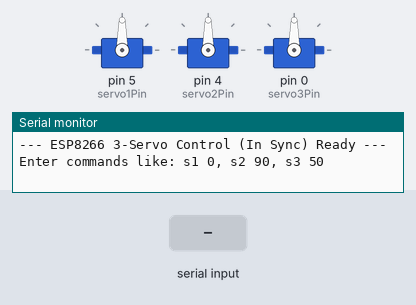
Simulated run of this sketch. Board: Arduino Uno, built with avr-gcc and run on an emulated ATmega328P. On the bench: 3 × servo, the last lines printed to the serial monitor. The test bench sets the inputs (shaded band).

Above: at 1.2 s.
1.3 s: "s1 ,45\n" received over Serial
At 1.8 s:
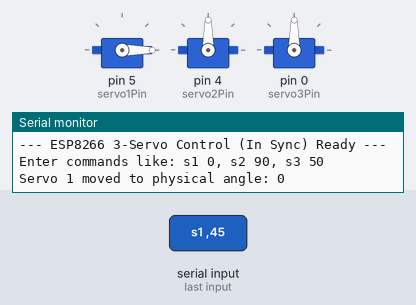
2.8 s: "s3 ,45\n" received over Serial
At 4.0 s:
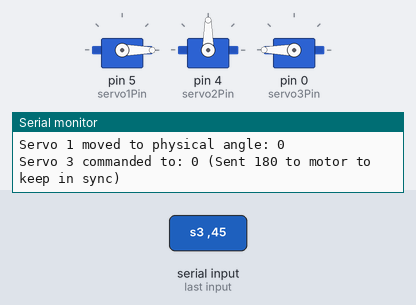
4.3 s: "s1 90\n" received over Serial
At 5.3 s:
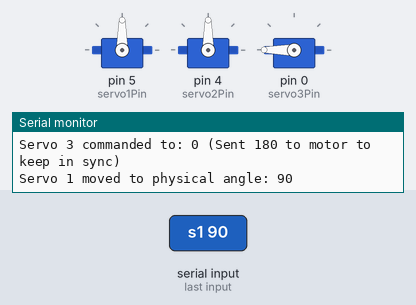
5.8 s: "s2 ,45\n" received over Serial
At 6.4 s:
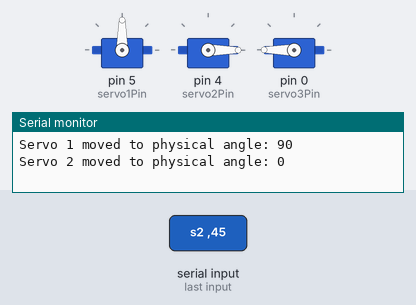
7.3 s: "s3 90\n" received over Serial
At 7.6 s:
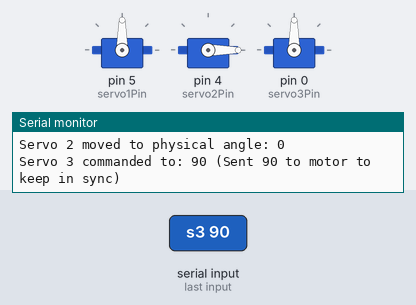
8.8 s: "s2 90\n" received over Serial
At 9.9 s:
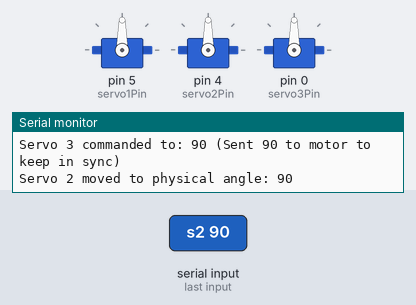
Timing chart, 0 to 11.3 s (numbered marks = the images above; inputs shaded):
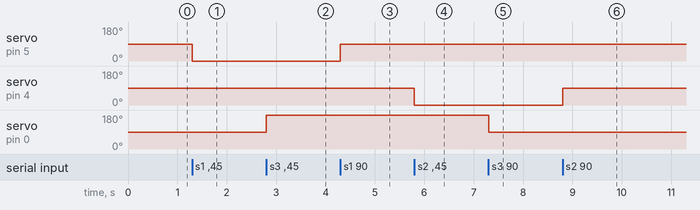

The sketch:

82663servo.ino
```cpp
#include <Servo.h>

// Create servo objects
Servo servo1;
Servo servo2;
Servo servo3;

// Define pins
const int servo1Pin = 5; // D1 on ESP8266
const int servo2Pin = 4; // D2 on ESP8266
const int servo3Pin = 0; // D3 on ESP8266

void setup() {
  // Initialize Serial Monitor
  Serial.begin(115200);
  delay(10);

  // Attach servos to pins
  servo1.attach(servo1Pin);
  servo2.attach(servo2Pin);
  servo3.attach(servo3Pin);

  // Set initial safe positions (In sync at 90 degrees)
  servo1.write(90);
  servo2.write(90);
  servo3.write(180 - 90); // Matches Servo 2's physical 90

  Serial.println("--- ESP8266 3-Servo Control (In Sync) Ready ---");
  Serial.println("Enter commands like: s1 0, s2 90, s3 50");
}

void loop() {
  // Check if data is available in the Serial Buffer
  if (Serial.available() > 0) {
    // Read the incoming string until a newline character
    String command = Serial.readStringUntil('\n');
    command.trim(); // Remove any accidental spaces or hidden characters

    // Parse the command
    if (command.startsWith("s1 ")) {
      int angle = command.substring(3).toInt(); // Extract the number
      angle = constrain(angle, 0, 180);         // Keep within limits
      servo1.write(angle);
      Serial.print("Servo 1 moved to physical angle: ");
      Serial.println(angle);
    }
    else if (command.startsWith("s2 ")) {
      int angle = command.substring(3).toInt();
      angle = constrain(angle, 0, 180);
      servo2.write(angle);
      Serial.print("Servo 2 moved to physical angle: ");
      Serial.println(angle);
    }
    else if (command.startsWith("s3 ")) {
      int angle = command.substring(3).toInt();
      angle = constrain(angle, 0, 180);

      // Vise-versa fix: Invert the angle so s3 matches s2 physically
      int invertedAngle = 180 - angle;
      servo3.write(invertedAngle);

      Serial.print("Servo 3 commanded to: ");
      Serial.print(angle);
      Serial.print(" (Sent ");
      Serial.print(invertedAngle);
      Serial.println(" to motor to keep in sync)");
    }
    else {
      Serial.println("Invalid Command! Use: s1 [0-180], s2 [0-180], or s3 [0-180]");
    }
  }
}
```

Measured:
- after the input at 1.3 s, servo on pin 5 (servo1Pin): 90° → 0° at once
- after the input at 2.8 s, servo on pin 0 (servo3Pin): 90° → 180° at once
- after the input at 4.3 s, servo on pin 5 (servo1Pin): 0° → 90° at once
- after the input at 5.8 s, servo on pin 4 (servo2Pin): 90° → 0° at once
- after the input at 7.3 s, servo on pin 0 (servo3Pin): 180° → 90° at once
- after the input at 8.8 s, servo on pin 4 (servo2Pin): 0° → 90° at once
